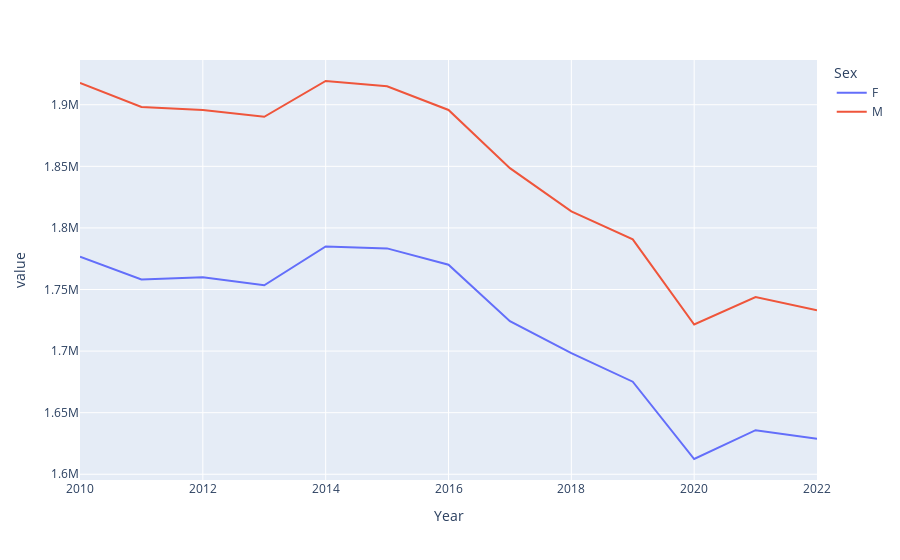

Notebook code cell kept with this figure:
### Code cell
# plotly
# 作图时默认以index为横轴，value为纵轴
fig = px.line(mf_pivot)
fig

### Figure 1 — Plotly figure (JSON) as saved in the notebook; plotly's stock layout.template omitted (floating-point values rounded to 4 significant figures)
{"data": [{"hovertemplate": "Sex=F<br>Year=%{x}<br>value=%{y}<extra></extra>", "legendgroup": "F", "line": {"color": "#636efa", "dash": "solid"}, "marker": {"symbol": "circle"}, "mode": "lines", "name": "F", "orientation": "v", "showlegend": true, "type": "scatter", "x": [2010, 2011, 2012, 2013, 2014, 2015, 2016, 2017, 2018, 2019, 2020, 2021, 2022], "xaxis": "x", "y": [1776636, 1758110, 1759897, 1753413, 1784909, 1783389, 1770086, 1724262, 1698373, 1675139, 1612393, 1635800, 1628730], "yaxis": "y"}, {"hovertemplate": "Sex=M<br>Year=%{x}<br>value=%{y}<extra></extra>", "legendgroup": "M", "line": {"color": "#EF553B", "dash": "solid"}, "marker": {"symbol": "circle"}, "mode": "lines", "name": "M", "orientation": "v", "showlegend": true, "type": "scatter", "x": [2010, 2011, 2012, 2013, 2014, 2015, 2016, 2017, 2018, 2019, 2020, 2021, 2022], "xaxis": "x", "y": [1917792, 1898199, 1895816, 1890239, 1919277, 1914999, 1895774, 1848496, 1813377, 1790682, 1721588, 1743913, 1733166], "yaxis": "y"}], "layout": {"legend": {"title": {"text": "Sex"}, "tracegroupgap": 0}, "margin": {"t": 60}, "xaxis": {"anchor": "y", "domain": [0, 1], "title": {"text": "Year"}}, "yaxis": {"anchor": "x", "domain": [0, 1], "title": {"text": "value"}}}}
